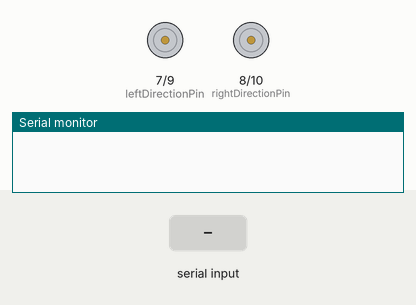
Bench run of a sketch on a simulated Arduino Uno, built with avr-gcc and run on an emulated ATmega328P. Parts: direction and speed pins drawn as motors (green arrow = direction pin HIGH = forward, orange = LOW = backward, longer = more drive), the last lines printed to the serial monitor. The test bench sets the inputs (shaded band).

Above: at 1.2 s.
1.3 s: "s" received over Serial
2.8 s: "w" received over Serial
At 4.0 s:
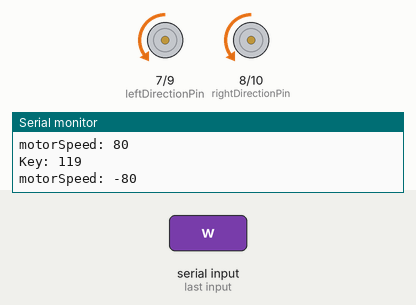
4.3 s: "s" received over Serial
At 5.3 s:
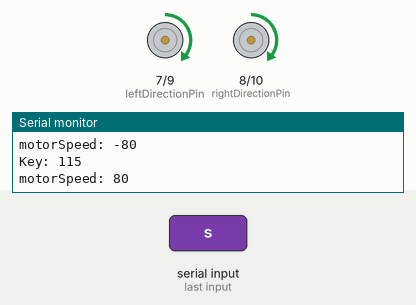
5.8 s: "a" received over Serial
At 6.4 s:
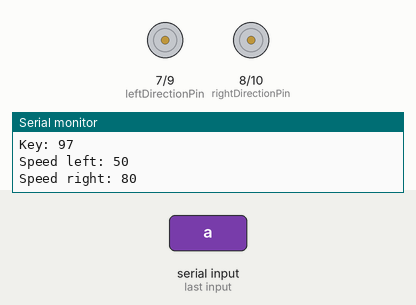
7.3 s: "d" received over Serial
At 7.6 s:
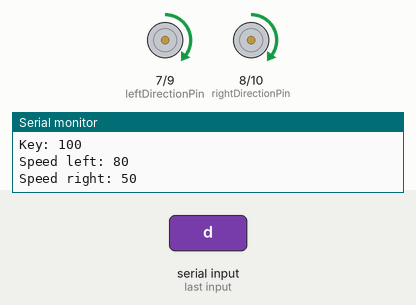
8.8 s: "a" received over Serial
At 9.9 s:
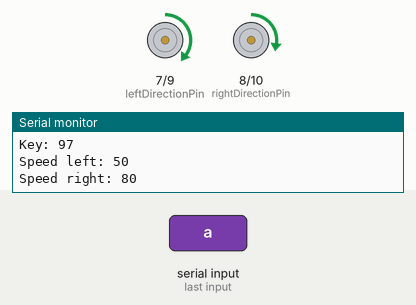
Timing chart, 0 to 11.3 s (numbered marks = the images above; inputs shaded):
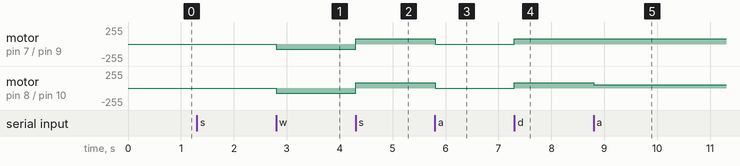

Measured:
- after the input at 2.8 s, motor on pin 7 (leftDirectionPin) / pin 9 (leftSpeedPin), motor on pin 8 (rightDirectionPin) / pin 10 (rightSpeedPin): stopped → backward 80/255 at once
- after the input at 4.3 s, motor on pin 7 (leftDirectionPin) / pin 9 (leftSpeedPin), motor on pin 8 (rightDirectionPin) / pin 10 (rightSpeedPin): backward 80/255 → forward 80/255 at once
- after the input at 5.8 s, motor on pin 7 (leftDirectionPin) / pin 9 (leftSpeedPin), motor on pin 8 (rightDirectionPin) / pin 10 (rightSpeedPin): forward 80/255 → stopped at once
- after the input at 7.3 s, motor on pin 7 (leftDirectionPin) / pin 9 (leftSpeedPin), motor on pin 8 (rightDirectionPin) / pin 10 (rightSpeedPin): stopped → forward 80/255 at once
- after the input at 8.8 s, motor on pin 8 (rightDirectionPin) / pin 10 (rightSpeedPin): forward 80/255 → forward 50/255 at once

The sketch:

RoboMoveArduinoCode.ino
```cpp
//Project by Romina Marsico, Isabel Gaubatz and Simone Haas
//Arduino sketch for the mini motor driver (using the keys w, a, s, d and p)

#define baudRate 9600  //use the baud rate your bluetooth module is configured to

//Setup pins for SN754410 Motor chip
int leftDirectionPin = 7;    //Left motor Direction
int leftSpeedPin = 9;        //Left motor Speed
int rightDirectionPin = 8;   //Right motor Direction
int rightSpeedPin = 10;      //Right motor Speed

int motorSpeed = 0;
int motorSpeedAbsolut = 0;

int leftMotorSpeed = 0;
int leftMotorSpeedAbsolut = 0;

int rightMotorSpeed = 0;
int rightMotorSpeedAbsolut = 0;

unsigned char data_packet[1];
unsigned int packet_index=0;

void setup()
{
  Serial.begin(baudRate);

  pinMode(leftDirectionPin, OUTPUT);
  pinMode(rightDirectionPin, OUTPUT);
  pinMode(leftSpeedPin, OUTPUT);
  pinMode(rightSpeedPin, OUTPUT);
}

void loop()
{
  if (Serial.available() > 0)  //checks if data has been sent from the computer
  {
    data_packet[packet_index] = Serial.read();  //reads the most recent byte
    Serial.print("Key: ");
    Serial.println(data_packet[packet_index]);  //prints the keys which are pressed

    packet_index++;
    if(packet_index==1)  //full packet received
    {
      process_packet();
    }
  }
}

void process_packet()
{
  packet_index=0;

  motorSpeedAbsolut = abs(motorSpeed);
  leftMotorSpeedAbsolut = abs(leftMotorSpeed);
  rightMotorSpeedAbsolut = abs(rightMotorSpeed);

  if((data_packet[0]==119) || (data_packet[0]==115))  //119= w; 115=s; was w or s pressed? (for forward or backwards)
  {
    if(data_packet[0]==115)  //was s pressed?
    {
      motorSpeed = 80;
      motorSpeed = constrain(motorSpeed, -240, 240);

      if(motorSpeed >0)  //forward
      {
        digitalWrite(leftDirectionPin, HIGH);
        digitalWrite(rightDirectionPin, HIGH);
      }
      else  //backwards
      {
        digitalWrite(leftDirectionPin, LOW);
        digitalWrite(rightDirectionPin, LOW);
      }
      analogWrite(leftSpeedPin, motorSpeedAbsolut);
      analogWrite(rightSpeedPin, motorSpeedAbsolut);
    }

    else  //w was pressed
    {
      motorSpeed = -80;
      motorSpeed = constrain(motorSpeed, -240, 240);

      if(motorSpeed >0)  //forward
      {
        digitalWrite(leftDirectionPin, HIGH);
        digitalWrite(rightDirectionPin, HIGH);
      }
      else  //backwards
      {
        digitalWrite(leftDirectionPin, LOW);
        digitalWrite(rightDirectionPin, LOW);
      }
      analogWrite(leftSpeedPin, motorSpeedAbsolut);
      analogWrite(rightSpeedPin, motorSpeedAbsolut);
    }

    Serial.print("motorSpeed: ");
    Serial.print(motorSpeed);
    Serial.println();
  }

  if((data_packet[0]==97) || (data_packet[0]==100))  //97=a; 100=d; was a oder d pressed? (for left or right)
  {
    if(data_packet[0]==97)  //was a pressed?
    {
      leftMotorSpeed = constrain(leftMotorSpeed, -240, 240);

      if(motorSpeed >= 0)  //forward
      {
        leftMotorSpeed = 50;
        rightMotorSpeed = 80;

        analogWrite(leftSpeedPin, leftMotorSpeedAbsolut);
        analogWrite(rightSpeedPin, rightMotorSpeedAbsolut);
      }
      else  //backwards
      {
        leftMotorSpeed = -50;
        rightMotorSpeed = -80;

        analogWrite(leftSpeedPin, leftMotorSpeedAbsolut);
        analogWrite(rightSpeedPin, rightMotorSpeedAbsolut);
      }

      Serial.print("Speed left: ");
      Serial.print(leftMotorSpeed);
      Serial.println();

      Serial.print("Speed right: ");
      Serial.print(rightMotorSpeed);
      Serial.println();
    }

    else  //d was pressed
    {
      rightMotorSpeed = constrain(rightMotorSpeed, -240, 240);

      if(motorSpeed >= 0)  //forward
      {
        rightMotorSpeed = 50;
        leftMotorSpeed = 80;

        analogWrite(rightSpeedPin, rightMotorSpeedAbsolut);
        analogWrite(leftSpeedPin, leftMotorSpeedAbsolut);
      }
      else  //backwards
      {
        rightMotorSpeed = -50;
        leftMotorSpeed = -80;

        analogWrite(rightSpeedPin, rightMotorSpeedAbsolut);
        analogWrite(leftSpeedPin, leftMotorSpeedAbsolut);
      }

      Serial.print("Speed left: ");
      Serial.print(leftMotorSpeed);
      Serial.println();

      Serial.print("Speed right: ");
      Serial.print(rightMotorSpeed);
      Serial.println();
    }
  }


  if(data_packet[0]==112) //112=p; was p pressed? (to pause)
  {
    motorSpeed = 0;

    analogWrite(leftSpeedPin, motorSpeedAbsolut);
    analogWrite(rightSpeedPin, motorSpeedAbsolut);
  }
}

/*
    w  =  119
    a  =  97
    s  =  115
    d  =  100
    p  =  112
*/
```
